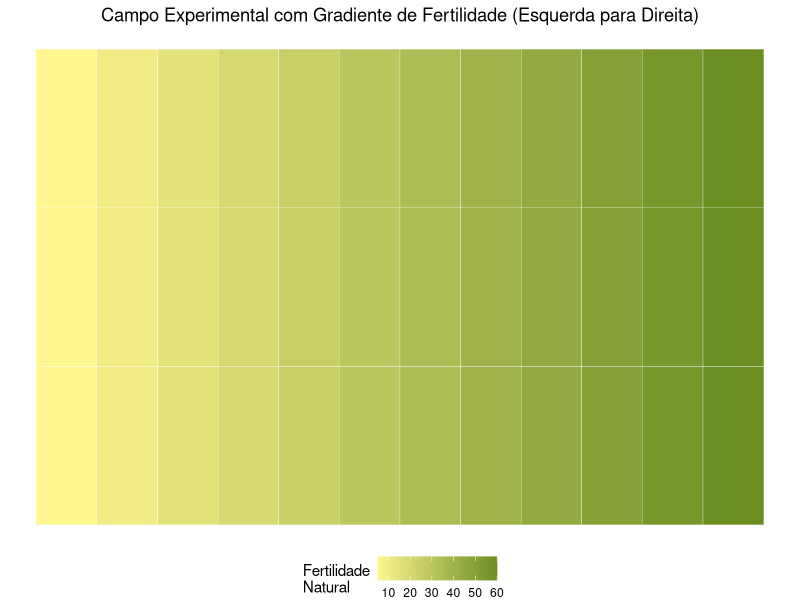
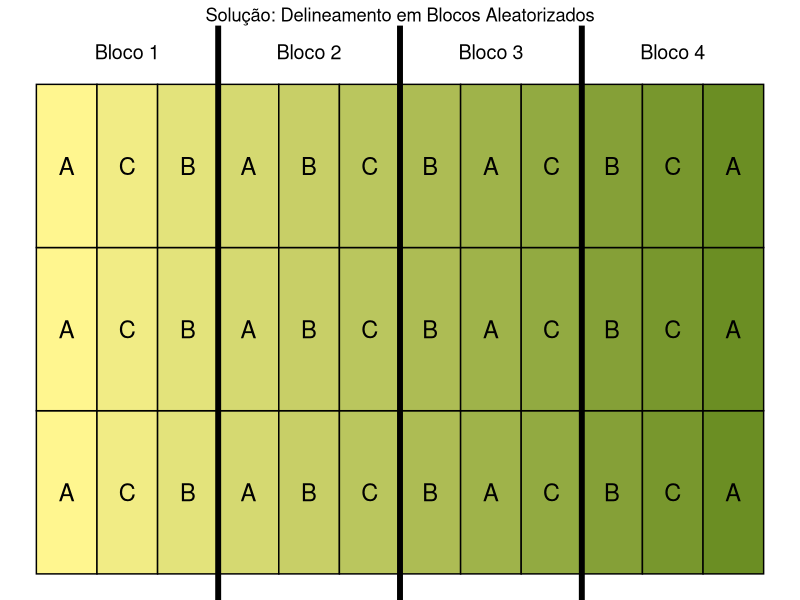

Reproduce these figures in R, in order. (Note: this script raises an error after producing the figures.)
## ---- chunk 1
# Opções globais do Knitr
options(html.tag.transform.rmarkdown = function(x) x)
knitr::opts_chunk$set(echo = TRUE, fig.align = 'center', message = FALSE, warning = FALSE, fig.width=8, fig.height=4.5)

# Carregar pacotes necessários
library(ggplot2)
library(dplyr)
library(MASS) # Para a função ginv()
library(DiagrammeR)
library(sf)
library(tidyverse)
library(knitr)
library(kableExtra)
library(emmeans)
## ---- chunk 2
library(ggplot2)
# Criar um grid para representar o campo
campo_grid <- expand.grid(x = 1:12, y = 1:3)
# Definir a fertilidade baseada na coordenada x (gradiente)
campo_grid$fertilidade <- campo_grid$x * 5

ggplot(campo_grid, aes(x = x, y = y, fill = fertilidade)) +
  geom_tile(color = "white") +
  scale_fill_gradient(low = "khaki1", high = "olivedrab") +
  labs(title = "Campo Experimental com Gradiente de Fertilidade (Esquerda para Direita)",
       fill = "Fertilidade\nNatural") +
  theme_void() +
  theme(plot.title = element_text(hjust = 0.5), legend.position="bottom")
## ---- chunk 3
# Definir blocos e tratamentos
blocos <- rep(1:4, each = 3)
tratamentos_aleatorizados <- c(sample(c("A","B","C")), sample(c("A","B","C")), 
                               sample(c("A","B","C")), sample(c("A","B","C")))
campo_grid$Bloco <- factor(blocos)
campo_grid$Tratamento <- factor(tratamentos_aleatorizados)
## ---- chunk 4
ggplot(campo_grid, aes(x = x, y = y, fill = fertilidade)) +
  geom_tile(color = "black", linewidth=0.5) +
  scale_fill_gradient(low = "khaki1", high = "olivedrab") +
  # Adicionar os rótulos dos tratamentos
  geom_text(aes(label = Tratamento), size = 6, color = "black") +
  # Adicionar as divisões dos blocos
  geom_vline(xintercept = c(3.5, 6.5, 9.5), color = "black", linewidth = 2) +
  annotate("text", x = c(2, 5, 8, 11), y = 3.7, label = c("Bloco 1", "Bloco 2", "Bloco 3", "Bloco 4"), size = 5) +
  labs(title = "Solução: Delineamento em Blocos Aleatorizados") +
  theme_void() +
  theme(plot.title = element_text(hjust = 0.5), legend.position="none")
## ---- chunk 5
knitr::include_graphics("images/quadro5Blocos.png")
## ---- chunk 6
grViz("
digraph fig6_corrected {
  rankdir=TB;
  node [shape=circle, style=filled, fillcolor=lightblue];
  edge [arrowhead=none];

  # Definir nós com nomes seguros
  mu [label='μ'];
  Tratamento [label='T'];
  Unidade [label='U'];
  epsilon [label='ε'];
  
  # Definir relações de cima para baixo
  mu -> Tratamento;
  mu -> Unidade;
  Tratamento -> epsilon;
  Unidade -> epsilon;
  
  {rank=same; Tratamento; Unidade;}
}")
## ---- chunk 7
grViz("digraph { rankdir=TB; node[shape=circle,style=filled,fillcolor=lightblue]; edge[arrowhead=none];
  mu[label='μ']; B[label='B']; T[label='T']; epsilon[label='ε'];
  mu -> {B, T}; {B, T} -> epsilon; {rank=same; B; T;}
}")
